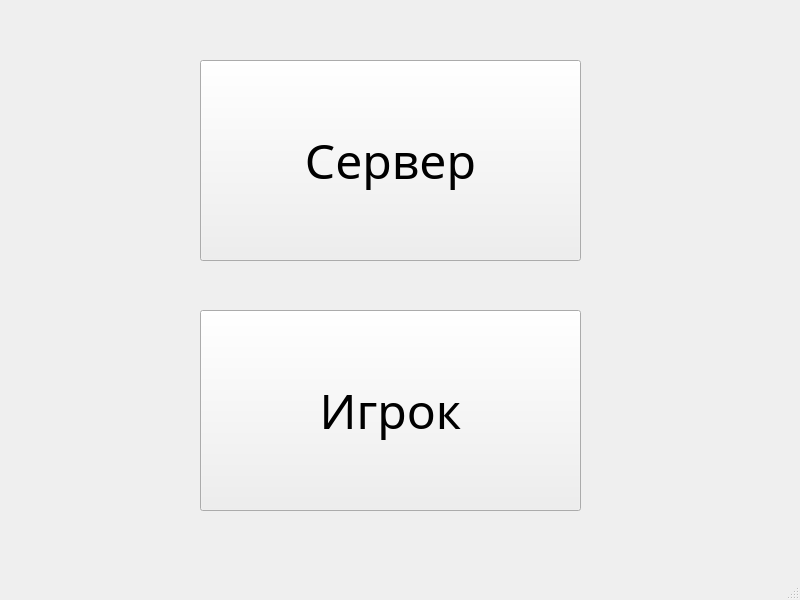
<?xml version="1.0" encoding="UTF-8"?>
<ui version="4.0">
 <class>MainWindow</class>
 <widget class="QMainWindow" name="MainWindow">
  <property name="geometry">
   <rect>
    <x>0</x>
    <y>0</y>
    <width>800</width>
    <height>600</height>
   </rect>
  </property>
  <property name="windowTitle">
   <string>MainWindow</string>
  </property>
  <widget class="QWidget" name="centralwidget">
   <widget class="QPushButton" name="createButton">
    <property name="geometry">
     <rect>
      <x>200</x>
      <y>60</y>
      <width>381</width>
      <height>201</height>
     </rect>
    </property>
    <property name="font">
     <font>
      <family>Impact</family>
      <pointsize>36</pointsize>
     </font>
    </property>
    <property name="text">
     <string>Сервер</string>
    </property>
   </widget>
   <widget class="QPushButton" name="connectButton">
    <property name="geometry">
     <rect>
      <x>200</x>
      <y>310</y>
      <width>381</width>
      <height>201</height>
     </rect>
    </property>
    <property name="font">
     <font>
      <family>Impact</family>
      <pointsize>36</pointsize>
     </font>
    </property>
    <property name="text">
     <string>Игрок</string>
    </property>
   </widget>
  </widget>
  <widget class="QMenuBar" name="menubar">
   <property name="geometry">
    <rect>
     <x>0</x>
     <y>0</y>
     <width>800</width>
     <height>21</height>
    </rect>
   </property>
  </widget>
  <widget class="QStatusBar" name="statusbar"/>
 </widget>
 <resources/>
 <connections/>
</ui>
